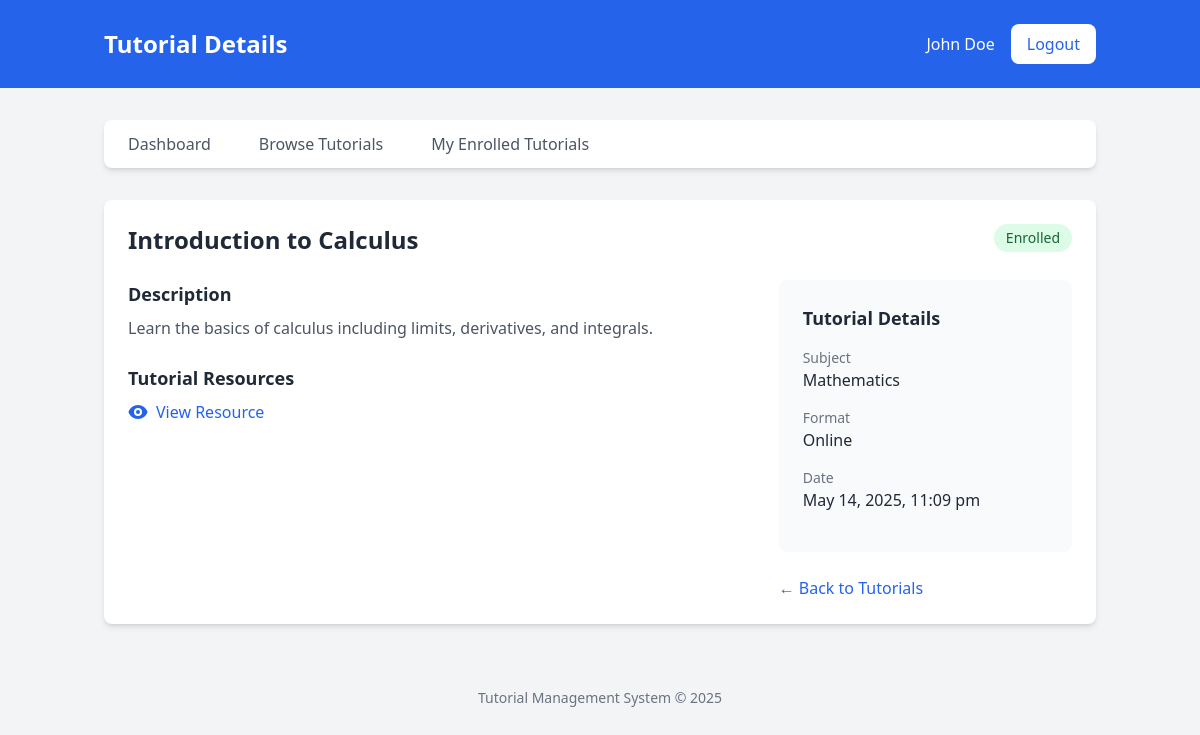
Screenshot of /student/view_tutorial.php?id=1 (signed in) with the database file from the repository.
### tables this page shows
CREATE TABLE IF NOT EXISTS tutorials (
    id INT(11) NOT NULL AUTO_INCREMENT,
    title VARCHAR(255) NOT NULL,
    description TEXT NOT NULL,
    subject_id INT(11) NOT NULL,
    format ENUM('Online', 'In-Person') NOT NULL,
    location VARCHAR(255) DEFAULT NULL,
    file_url VARCHAR(255) DEFAULT NULL,
    upload_date DATETIME NOT NULL,
    PRIMARY KEY (id),
    FOREIGN KEY (subject_id) REFERENCES subjects(id)
);

CREATE TABLE IF NOT EXISTS subjects (
    id INT(11) NOT NULL AUTO_INCREMENT,
    name VARCHAR(100) NOT NULL UNIQUE,
    PRIMARY KEY (id)
);

### includes/functions.php (called while the page is built, shortened)
<?php
function formatDate($date) {
    return date("F j, Y, g:i a", strtotime($date));
}
function getTutorialById($id) {
    global $conn;
    $id = (int)$id;
    $query = "SELECT t.*, s.name as subject_name
              FROM tutorials t
              JOIN subjects s ON t.subject_id = s.id
              WHERE t.id = $id";
    $result = mysqli_query($conn, $query);
    if ($result && mysqli_num_rows($result) > 0) {
        return mysqli_fetch_assoc($result);
    }
    return null;
}
function isEnrolled($user_id, $tutorial_id) {
    global $conn;
    $user_id = (int)$user_id;
    $tutorial_id = (int)$tutorial_id;
    $query = "SELECT * FROM enrollments WHERE user_id = $user_id AND tutorial_id = $tutorial_id";
    $result = mysqli_query($conn, $query);
    return ($result && mysqli_num_rows($result) > 0);
}
?>

### student/view_tutorial.php (the view, shortened to what this page needs)
<?php
require_once('../includes/config.php');
require_once('../includes/functions.php');
$user_id = $_SESSION['user_id'];
$tutorial_id = isset($_GET['id']) ? (int)$_GET['id'] : 0;
$tutorial = getTutorialById($tutorial_id);
$enrolled = isEnrolled($user_id, $tutorial_id);
include_once('../includes/header.php');
?>
<div class="bg-blue-600">
    <div class="container mx-auto px-4 py-6">
        <div class="flex justify-between items-center">
            <h1 class="text-2xl font-bold text-white">Tutorial Details</h1>
            <div class="flex items-center space-x-4">
                <span class="text-white"><?php echo $_SESSION['name']; ?></span>
                <a href="logout.php" class="bg-white text-blue-600 px-4 py-2 rounded-lg font-medium hover:bg-gray-100 transition duration-300">Logout</a>
            </div>
        </div>
    </div>
</div>
<div class="container mx-auto px-4 py-8">
    <div class="bg-white rounded-lg shadow-md mb-8">
        <div class="flex flex-wrap">
            <a href="dashboard.php" class="px-6 py-3 text-gray-600 font-medium hover:text-blue-600 transition duration-300">Dashboard</a>
            <a href="tutorials.php" class="px-6 py-3 text-gray-600 font-medium hover:text-blue-600 transition duration-300">Browse Tutorials</a>
            <a href="enrolled.php" class="px-6 py-3 text-gray-600 font-medium hover:text-blue-600 transition duration-300">My Enrolled Tutorials</a>
        </div>
    </div>
    <div class="bg-white rounded-lg shadow-md p-6">
        <div class="flex justify-between items-start mb-6">
            <h2 class="text-2xl font-bold text-gray-800"><?php echo $tutorial['title']; ?></h2>
            <?php if ($enrolled): ?>
                <span class="bg-green-100 text-green-800 text-sm font-medium px-3 py-1 rounded-full">Enrolled</span>
            <?php else: ?>
                <a href="enroll.php?id=<?php echo $tutorial_id; ?>" class="bg-blue-600 hover:bg-blue-700 text-white font-medium py-2 px-4 rounded transition duration-300">
                    Enroll in Tutorial
                </a>
            <?php endif; ?>
        </div>
        <div class="grid grid-cols-1 md:grid-cols-3 gap-8">
            <div class="md:col-span-2">
                <div class="mb-6">
                    <h3 class="text-lg font-semibold text-gray-800 mb-2">Description</h3>
                    <p class="text-gray-600"><?php echo nl2br($tutorial['description']); ?></p>
                </div>
                <?php if ($tutorial['format'] == 'Online' && !empty($tutorial['file_url'])): ?>
                    <div class="mb-6">
                        <h3 class="text-lg font-semibold text-gray-800 mb-2">Tutorial Resources</h3>
                        <?php if (pathinfo($tutorial['file_url'], PATHINFO_EXTENSION) == 'mp4'): ?>
                            <div class="aspect-w-16 aspect-h-9 mt-4">
                                <video controls class="w-full rounded-lg shadow-sm">
                                    <source src="<?php echo $tutorial['file_url']; ?>" type="video/mp4">
                                    Your browser does not support the video tag.
                                </video>
                            </div>
                        <?php else: ?>
                            <a href="<?php echo $tutorial['file_url']; ?>" target="_blank" class="inline-flex items-center text-blue-600 hover:underline">
                                View Resource
                            </a>
                        <?php endif; ?>
                    </div>
                <?php endif; ?>
            </div>
            <div>
                <div class="bg-gray-50 rounded-lg p-6">
                    <h3 class="text-lg font-semibold text-gray-800 mb-4">Tutorial Details</h3>
                    <div class="mb-4">
                        <p class="text-gray-500 text-sm">Subject</p>
                        <p class="text-gray-800"><?php echo $tutorial['subject_name']; ?></p>
                    </div>
                    <div class="mb-4">
                        <p class="text-gray-500 text-sm">Format</p>
                        <p class="text-gray-800"><?php echo $tutorial['format']; ?></p>
                    </div>
                    <div class="mb-4">
                        <p class="text-gray-500 text-sm">Date</p>
                        <p class="text-gray-800"><?php echo formatDate($tutorial['upload_date']); ?></p>
                    </div>
                </div>
                <div class="mt-6">
                    <a href="tutorials.php" class="text-blue-600 hover:underline">
                        &larr; Back to Tutorials
                    </a>
                </div>
            </div>
        </div>
    </div>
</div>
<?php include_once('../includes/footer.php'); ?>

### rows the page displays
tutorials: title "Introduction to Calculus", description "Learn the basics of calculus including limits, derivatives, and integrals.", subject.name "Mathematics", format "Online", upload_date "May 14, 2025, 11:09 pm"

### other values shown
$_SESSION['name'] "John Doe"
